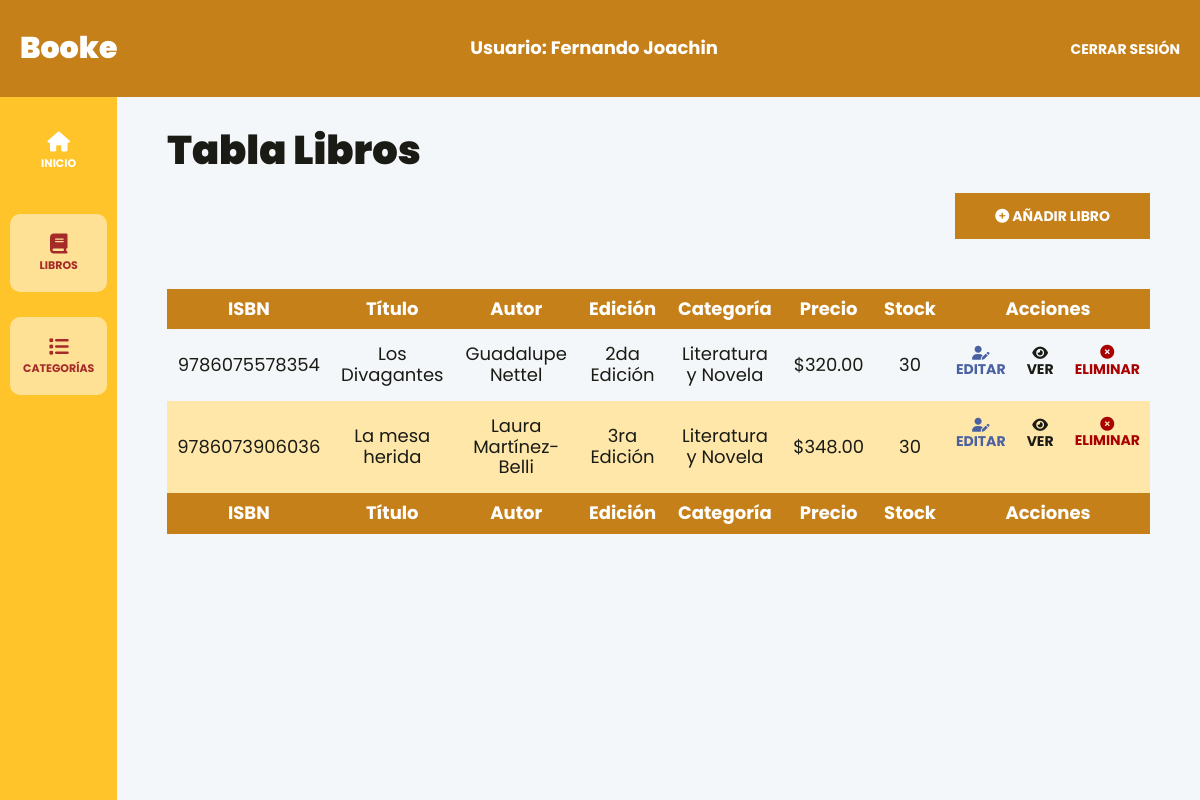
Page /librosAdmin.php?categoria=Literatura y Novela (signed in) on the committed database.
### tables this page shows
CREATE TABLE `books` (
  `id` int NOT NULL AUTO_INCREMENT,
  `bookIsbn` varchar(45) DEFAULT NULL,
  `bookTitle` varchar(45) DEFAULT NULL,
  `bookAuthor` varchar(45) DEFAULT NULL,
  `bookEdition` varchar(45) DEFAULT NULL,
  `bookCategory` varchar(45) DEFAULT NULL,
  `bookStock` int DEFAULT NULL,
  `imagen` varchar(45) DEFAULT NULL,
  `bookPrice` decimal(10,2) DEFAULT NULL,
  PRIMARY KEY (`id`)
);

### models/ActiveRecord.php (called while the page is built, shortened)
<?php
class ActiveRecord{
    protected static $db;
    protected static $nombreTabla = "";
    public static function all(){
        $query = "SELECT * FROM " . static::$nombreTabla;
        $resultado = self::consultarSQL($query);
        return $resultado;
    }
    public static function whereAll($columna, $valor) {
        $query = "SELECT * FROM " . static::$nombreTabla . " WHERE {$columna} = '{$valor}'";
        $resultado = self::consultarSQL($query);
        return $resultado;
    }
    public static function setDB($database){
        self::$db = $database;
    }
    public static function consultarSQL($query){
        $resultado = self::$db->query($query);
        $array = [];
        while($registro = $resultado->fetch_assoc()){
            $array[] = static::crearObjetos($registro);
        }
        return $array;
    }
    public static function crearObjetos($registro){
        $objeto = new static();
        foreach($registro as $key => $value){
            if(property_exists($objeto, $key)){
                $objeto->$key = $value;
            }
        }
        return $objeto;
    }
}

### controllers/BookController/obtenerLibros.php (called while the page is built, shortened)
<?php
function obtenerLibrosPorCategoria($categoria)
{
    if($categoria === "all"){
        $libros = LibroModel::all();
    }else{
        $libros = LibroModel::whereAll("bookCategory", $categoria);
    }
    return $libros;
}
function obtenerCategorias()
{
    $libros = LibroModel::all();
    $nombresCategorias = array_column($libros, 'bookCategory');
    $categoriasUnicas = array_unique($nombresCategorias);
    return $categoriasUnicas;
}

### librosAdmin.php (the view, shortened to what this page needs)
<?php
    include __DIR__ ."/template/header-admin.php";
?>
<div class="dashboard__grid">
    <?php
        include_once __DIR__ .'/template/sidebar-admin.php';
    ?>
    <main class="dashboard__contenido">
        <h1>Tabla Libros</h1>
        <div class="dashboard__contenedor-boton">
            <a class="dashboard__boton" href="crear.php">
                <i class="fa-solid fa-circle-plus"></i>
                Añadir Libro
            </a>
        </div>
        <?php
            require_once __DIR__ . '/controllers/BookController/obtenerLibros.php';
            $libros = obtenerLibrosPorCategoria($_GET['categoria'] ?? "all");
        ?>
        <table id="books-table" class="table">
            <thead class="table__thead">
                <tr>
                    <th scope="col" class="table__th">ISBN</th>
                    <th scope="col" class="table__th">Título</th>
                    <th scope="col" class="table__th">Autor</th>
                    <th scope="col" class="table__th">Edición</th>
                    <th scope="col" class="table__th">Categoría</th>
                    <th scope="col" class="table__th">Precio</th>
                    <th scope="col" class="table__th">Stock</th>
                    <th scope="col" class="table__th">Acciones</th>
                </tr>
            </thead>
            <tbody class="table__tbody">
                <?php foreach($libros as $libro){ ?>
                    <tr class="table__tr">
                        <td class="table__td"><?= $libro->bookIsbn?></td>
                        <td class="table__td"><?= $libro->bookTitle?></td>
                        <td class="table__td"><?= $libro->bookAuthor?></td>
                        <td class="table__td"><?= $libro->bookEdition?></td>
                        <td class="table__td"><?= $libro->bookCategory?></td>
                        <td class="table__td">$<?= $libro->bookPrice?></td>
                        <td class="table__td"><?= $libro->bookStock?></td>
                        <td class="table__td--acciones">
                            <a class="table__accion table__accion--editar" href="<?= $GLOBALS["raiz_sitio"] . "editar.php?id=" . $libro->id ?>">
                                <i class="fa-solid fa-user-pen"></i>
                                Editar
                            </a>
                            <button class="table__accion table__accion--ver">
                                <i class="fa-solid fa-eye"></i>
                                Ver
                            </button>
                            <form method="POST" action="./controllers/BookController/eliminarLibro.php" class="table__formulario">
                                <button class="table__accion table__accion--eliminar" type="submit">
                                    <i class="fa-solid fa-circle-xmark"></i>
                                    Eliminar
                                </button>
                            </form>
                        </td>
                    </tr>
                <?php };?>
            </tbody>
            <tfoot class="table__thead">
                <tr>
                    <th scope="col" class="table__th">ISBN</th>
                    <th scope="col" class="table__th">Título</th>
                    <th scope="col" class="table__th">Autor</th>
                    <th scope="col" class="table__th">Edición</th>
                    <th scope="col" class="table__th">Categoría</th>
                    <th scope="col" class="table__th">Precio</th>
                    <th scope="col" class="table__th">Stock</th>
                    <th scope="col" class="table__th">Acciones</th>
                </tr>
            </tfoot>
        </table>
    </main>
</div>
<?php
    include __DIR__ ."/template/footer-admin.php";
?>

### build/css/app.css (style rules this page uses)
html { line-height: 1.15; -webkit-text-size-adjust: 100%; }
body { margin: 0; }
main { display: block; }
h1 { font-size: 2em; margin: 0.67em 0; }
a { background-color: transparent; }
button, input, optgroup, select, textarea { font-family: inherit; font-size: 100%; line-height: 1.15; margin: 0; }
button, input { overflow: visible; }
button, select { text-transform: none; }
button, [type=button], [type=reset], [type=submit] { -webkit-appearance: button; }
html { font-size: 62.5%; box-sizing: border-box; height: 100%; }
*, *:before, *:after { box-sizing: inherit; }
body { font-family: "Poppins", sans-serif; font-size: 1.8rem; }
a { text-decoration: none; }
h1, h2, h3 { font-family: "Poppins", sans-serif; font-weight: 900; margin: 2rem 0; }
h1 { font-size: 4rem; }
main { color: #1a1b15; font-family: "Poppins", sans-serif; height: 100%; }
.dashboard { height: 100%; display: flex; flex-direction: column; background-color: #f4f7fa; }
.dashboard__grid { display: flex; flex: 1; }
.dashboard__contenido { padding: 1rem 1rem 3rem 1rem; width: 100%; overflow-y: auto; }
@media (min-width: 768px) { .dashboard__contenido { padding: 1rem 5rem 3rem 5rem; } }
.dashboard__contenedor-boton { margin-bottom: 5rem; }
@media (min-width: 768px) { .dashboard__contenedor-boton { display: flex; justify-content: flex-end; } }
.dashboard__boton { background-color: #C5801A; padding: 1.5rem 4rem; color: #FFFFFF; font-size: 1.8rem; font-weight: 700; border: none; transition-property: background-color; transition-duration: 0.3s; text-align: center; width: 100%; display: inline-block; text-transform: uppercase; font-size: 1.4rem; }
@media (min-width: 768px) { .dashboard__boton { width: auto; } }
.table { width: 100%; border-collapse: collapse; }
.table__thead { background-color: #C5801A; color: #FFFFFF; }
.table__th { padding: 1rem; text-align: center; }
.table__tr { text-align: center; }
.table__tr:nth-of-type(even) { background-color: #ffe7aa; }
.table__td, .table__td--acciones { padding: 1.5rem 1rem; }
.table__td--acciones { display: flex; justify-content: flex-end; align-items: center; gap: 2rem; }
.table__accion { all: unset; text-transform: uppercase; font-size: 1.4rem; font-weight: 700; }
.table__accion--editar { color: #4A60A1; }
.table__accion--eliminar { color: rgb(169, 0, 0); }

### rows in the picture
books: bookIsbn "9786075578354", bookTitle "Los Divagantes", bookAuthor "Guadalupe Nettel", bookEdition "2da Edición", bookCategory "Literatura y Novela", bookPrice "320.00", bookStock "30"
books: bookIsbn "9786073906036", bookTitle "La mesa herida", bookAuthor "Laura Martínez-Belli", bookEdition "3ra Edición", bookCategory "Literatura y Novela", bookPrice "348.00", bookStock "30"

### other values in the picture
$_SESSION["name"] "Fernando Joachin"
